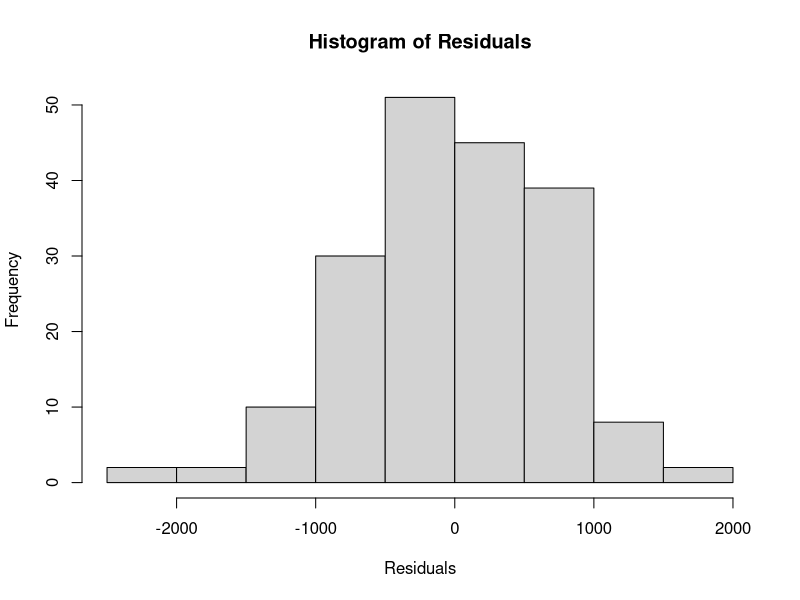
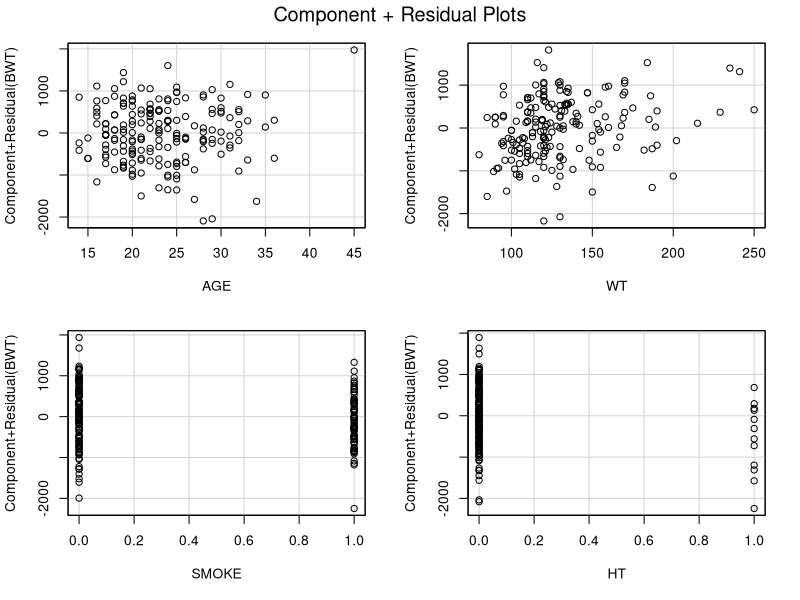
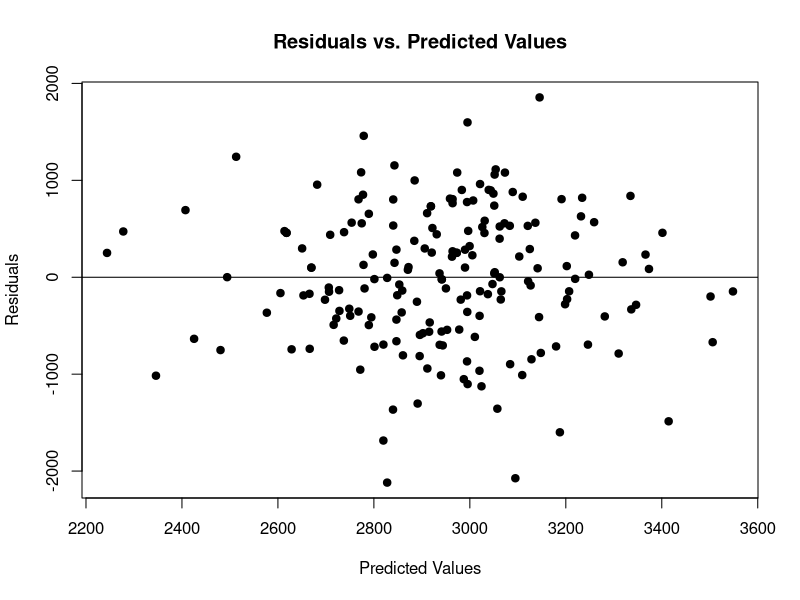
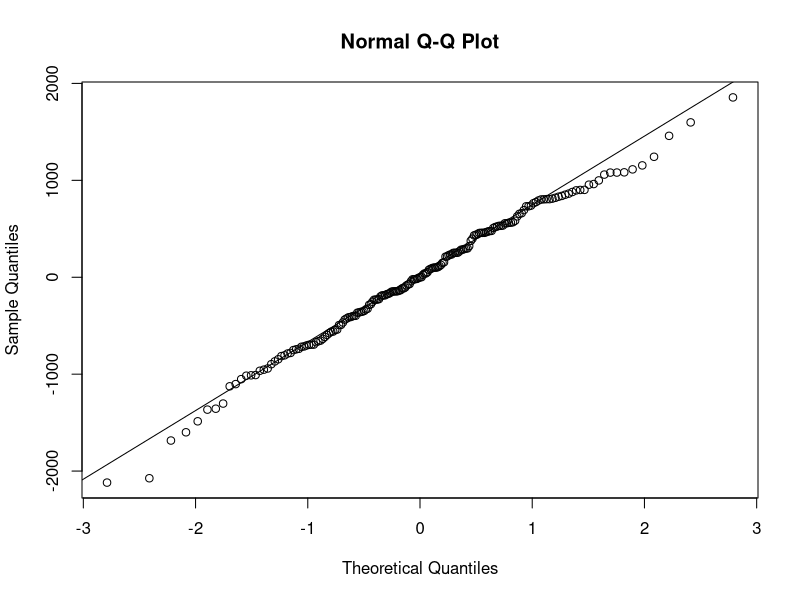
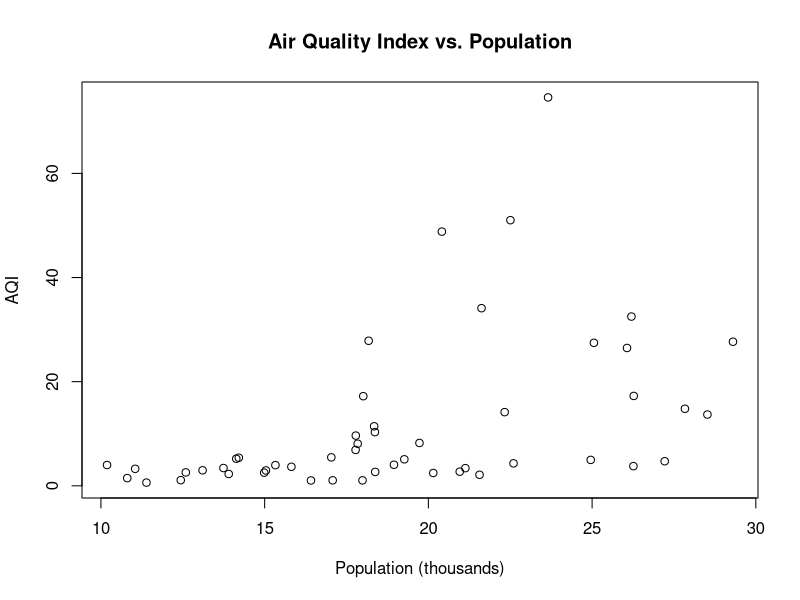
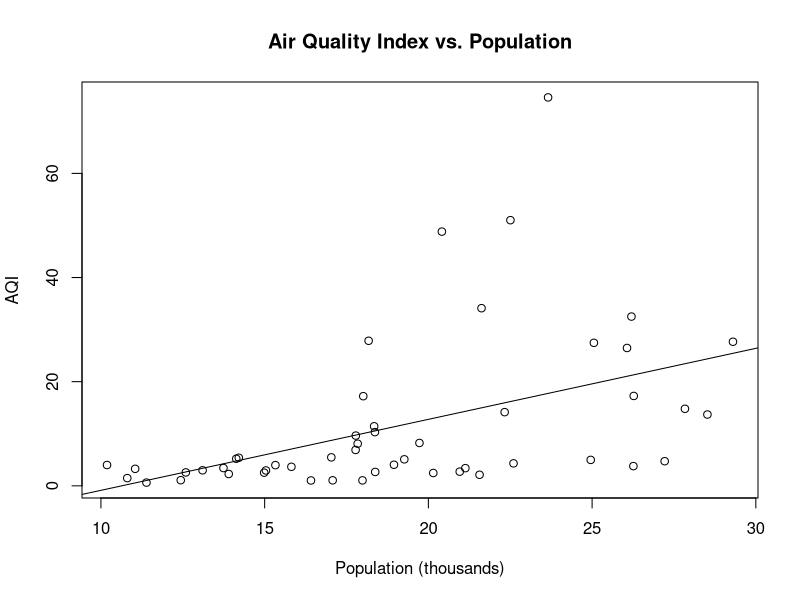
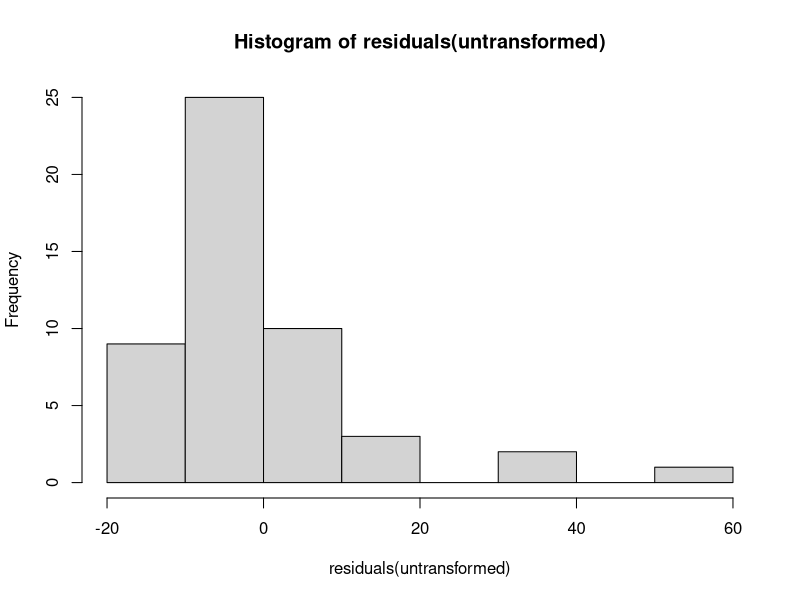
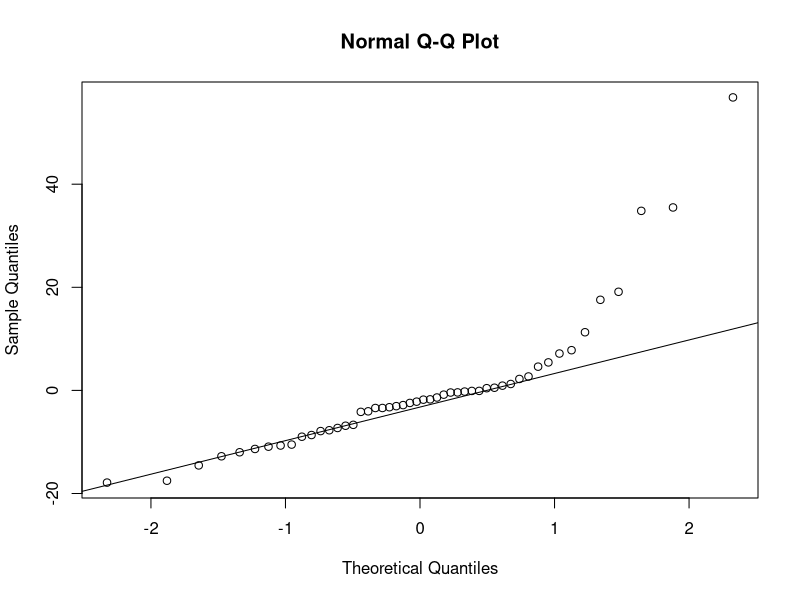

R code for these plots, in order:
#Regression Diagnostics
library(car)
library(MASS)
library(readxl)

## Set working directory
setwd("~/Library/CloudStorage/OneDrive-EmoryUniversity/Documents/Work/BIOS 591P 2023/3 MLR/Data")
## Read in the data
bwt <- read_xlsx("Spring 2023 birthweight.xlsx")

bwt.lm <- lm(BWT ~ AGE + WT + SMOKE + HT, data=bwt)

## Check normality of residuals
hist(residuals(bwt.lm),main="Histogram of Residuals",xlab="Residuals")

# Partial plots
crPlots(bwt.lm,line=FALSE,smooth=FALSE)

# Residuals versus predicted values
plot(predict(bwt.lm),residuals(bwt.lm),pch=19,main="Residuals vs. Predicted Values",xlab="Predicted Values",ylab="Residuals")
abline(h=0)

# QQ plot of residuals
qqnorm(residuals(bwt.lm))
qqline(residuals(bwt.lm)) # adds the normality line to the q-q plot

# Handling assumption violations
# Commonly used transformations is the log transformation
# Fake data. Air pollution vs. city population in thousands:
x <- runif(50,10,30) # X drawn between 10 and 30
e <- rnorm(50,0,1)
b <- 0.1
y <- exp(b*x + e)

airdata <- data.frame(x,y)

plot(airdata$x,airdata$y,xlab="Population (thousands)",ylab="AQI",main="Air Quality Index vs. Population")

untransformed <- lm(y~x,data=airdata)

plot(x,y,xlab="Population (thousands)",ylab="AQI",main="Air Quality Index vs. Population")
abline(untransformed)

# Check residuals

hist(residuals(untransformed))
qqnorm(residuals(untransformed))
qqline(residuals(untransformed))

# Positively skewed residuals suggest a log transformation might help. See textbook.

plot(x,log(y),xlab="Population (thousands)",ylab="log(Air Quality Index)")

airdata$logy <- log(airdata$y)

transformed <- lm(logy ~ x,data=airdata)

plot(airdata$x,airdata$logy,xlab="Population (thousands)",ylab="log(Air Quality Index)")
abline(transformed)

# Check residuals again

hist(residuals(transformed))
qqnorm(residuals(transformed))
qqline(residuals(transformed))

# Better! Not perfect.
# Interpretation of slope?

## Next week we will cover outlier detection in regression diagnostics
# Leverage: hatvalues()
lev.vals <- hatvalues(bwt.lm)

lev.threshold <- 2*(4+1)/length(lev.vals)

hist(lev.vals)

abline(v=lev.threshold)

lev.vals > lev.threshold

which(lev.vals > lev.threshold)

bwt[which(lev.vals > lev.threshold),]

## Cook's distance
cooksd <- cooks.distance(bwt.lm)

cooksd > 4/length(cooksd)

which(cooksd > 4/length(cooksd))

bwt[which(cooksd > 4/length(cooksd)),]

## Jackknife Residuals
jackres <- studres(bwt.lm)

jackres > 2

which(jackres > 2)

bwt[which(jackres > 2),]

## Correlation
cor(bwt)

## VIFs
vif(bwt.lm)

## Replicate SAS fit diagnostics plots
# par(mfrow=c(3,3)) # This sets the parameter for plots to a grid with 3 rows and 3 columns, if you want all plots in the same image
# Predicted vs. residuals
plot(predict(bwt.lm),residuals(bwt.lm),pch=19,xlab="Predicted Value",ylab="Residual")
abline(h=0,col="blue") # Horizontal line at 0

# Predicted vs. Studentized residuals
plot(predict(bwt.lm),jackres,pch=19,xlab="Predicted Value",ylab="RStudent")
abline(h=c(-2,2),col="blue") #Recall that c(-2,2) creates a list. Place horizontal lines at -2 and 2

# Leverage vs. Studentized residuals
plot(lev.vals,jackres,pch=19,xlab="Leverage",ylab="RStudent")
abline(h=c(-2,2),col="blue")
abline(v=lev.threshold,col="blue") # Vertical line at the leverage threshold

# Q-Q Plot
qqnorm(residuals(bwt.lm),pch=19)
qqline(residuals(bwt.lm),col="blue")

# Predicted vs. Actual values
plot(predict(bwt.lm),bwt$BWT,pch=19,xlab="Predicted Values",ylab="Birthweight")
abline(a=0,b=1,col="blue") # Intercept = 0, slope = 1. If a point is on the line, then the predicted value is close to the actual value

# Cook's distance
plot(cooksd,xlab="Observation",ylab="Cook's D", pch=19)
abline(h=4/length(cooksd),col="blue") #This plot is harder to interpret for a lot of observations...

# Histogram of residuals
hist(residuals(bwt.lm),xlab="Residuals",probability=T,ylim=c(0,6e-04)) # Probability = T gives us percent instead of frequency. We set the ylim so that we can see the whole density line.
curve(dnorm(x, mean=mean(residuals(bwt.lm)), sd=sd(residuals(bwt.lm))), 
      col="blue", lwd=2, add=TRUE) # Adding a normal density with the same mean and standard deviation as the residuals

# par(mfrow=c(1,1)) # Set the plot area to have only one plot again
